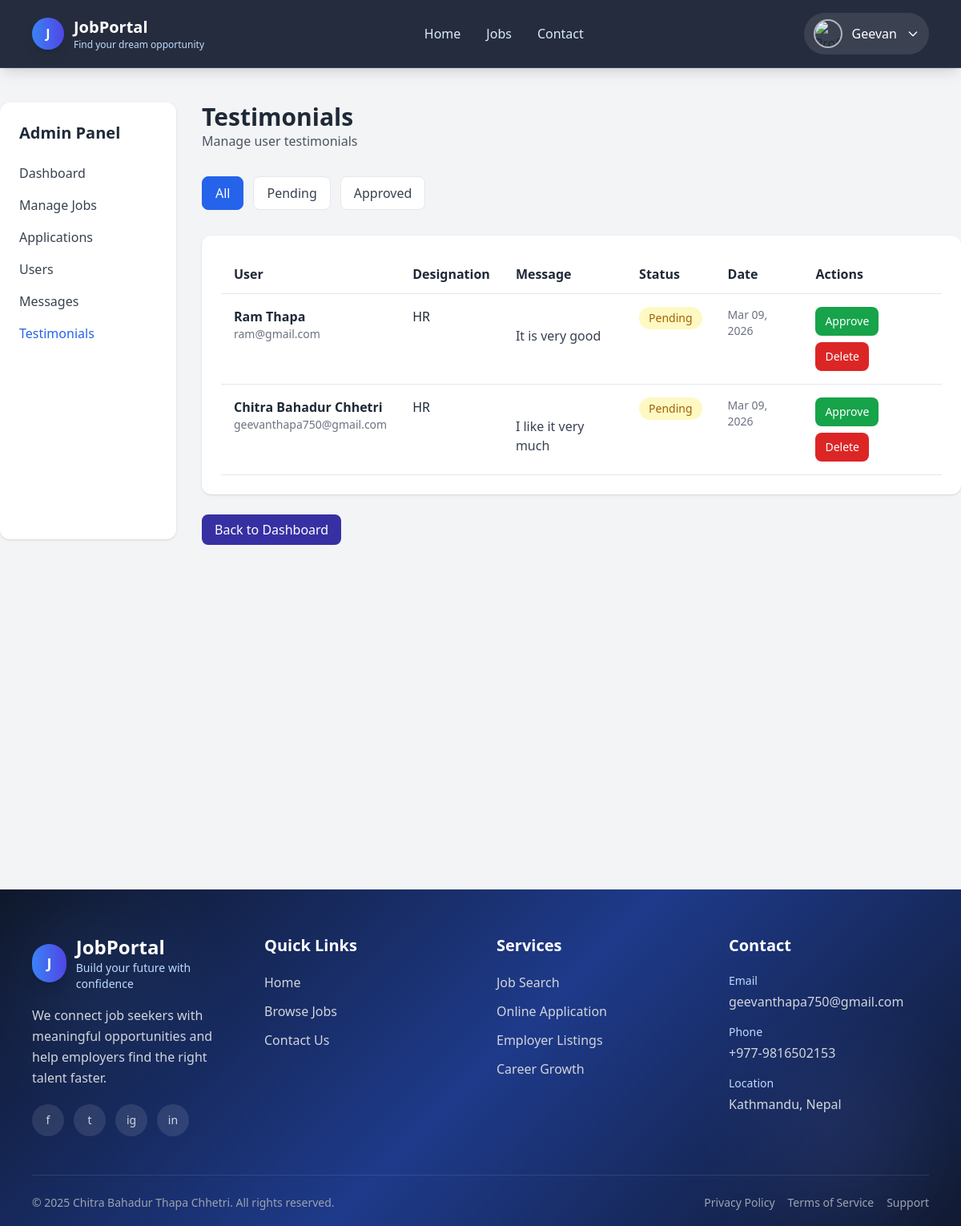
The app's page /dashboard/admin/testimonials/ (signed in) with its own data.
### jobs/models.py (models this page shows, shortened)
class Testimonial(models.Model):
    user = models.ForeignKey(User, on_delete=models.CASCADE, related_name='testimonials')
    designation = models.CharField(max_length=100)
    message = models.TextField()
    is_approved = models.BooleanField(default=False)
    created_at = models.DateTimeField(auto_now_add=True)

### jobs/views.py (the view)
# urls.py: path('dashboard/admin/testimonials/', views.admin_testimonials, name='admin_testimonials'),
@staff_member_required(login_url='login')
def admin_testimonials(request):
    status = request.GET.get('status')
    testimonials = Testimonial.objects.select_related('user').order_by('-created_at')
    if status == 'pending':
        testimonials = testimonials.filter(is_approved=False)
    elif status == 'approved':
        testimonials = testimonials.filter(is_approved=True)
    return render(request, 'jobs/admin/admin_testimonials.html', {
        'testimonials': testimonials,
        'status': status
    })

### jobs/context_processors.py (called while the page is built)
def user_profile(request):
    if request.user.is_authenticated:
        profile, _ = Profile.objects.get_or_create(user=request.user)
        return {'profile': profile}
    return {}

### jobs/templates/jobs/admin/admin_testimonials.html
{% extends "jobs/base.html" %}
{% load static %}
{% block content %}
<div class="flex flex-col lg:flex-row gap-8">
    <aside class="w-full lg:w-64 bg-white rounded-xl shadow p-6">
        <h2 class="text-xl font-bold mb-6">Admin Panel</h2>
        <nav class="space-y-4">
            <a href="{% url 'admin_dashboard' %}" class="block text-gray-700 hover:text-blue-600">Dashboard</a>
            <a href="{% url 'admin_jobs' %}" class="block text-gray-700 hover:text-blue-600">Manage Jobs</a>
            <a href="{% url 'admin_applications' %}" class="block text-gray-700 hover:text-blue-600">Applications</a>
            <a href="{% url 'admin_users' %}" class="block text-gray-700 hover:text-blue-600">Users</a>
            <a href="{% url 'admin_messages' %}" class="block text-gray-700 hover:text-blue-600">Messages</a>
            <a href="{% url 'admin_testimonials' %}" class="block font-medium text-blue-600">Testimonials</a>
        </nav>
    </aside>
    <main class="flex-1 space-y-8">
        <div>
            <h1 class="text-3xl font-bold">Testimonials</h1>
            <p class="text-gray-600">Manage user testimonials</p>
        </div>
        <div class="flex flex-wrap gap-3">
            <a href="{% url 'admin_testimonials' %}"
               class="px-4 py-2 rounded-lg border {% if not status %}bg-blue-600 text-white border-blue-600{% else %}bg-white text-gray-700{% endif %}">
                All
            </a>
            <a href="{% url 'admin_testimonials' %}?status=pending"
               class="px-4 py-2 rounded-lg border {% if status == 'pending' %}bg-yellow-500 text-white border-yellow-500{% else %}bg-white text-gray-700{% endif %}">
                Pending
            </a>
            <a href="{% url 'admin_testimonials' %}?status=approved"
               class="px-4 py-2 rounded-lg border {% if status == 'approved' %}bg-green-600 text-white border-green-600{% else %}bg-white text-gray-700{% endif %}">
                Approved
            </a>
        </div>
        <section class="bg-white rounded-xl shadow p-6 overflow-x-auto">
            {% if testimonials %}
                <table class="w-full min-w-[900px] text-left border-collapse">
                    <thead>
                        <tr class="border-b">
                            <th class="py-3 px-4">User</th>
                            <th class="py-3 px-4">Designation</th>
                            <th class="py-3 px-4">Message</th>
                            <th class="py-3 px-4">Status</th>
                            <th class="py-3 px-4">Date</th>
                            <th class="py-3 px-4">Actions</th>
                        </tr>
                    </thead>
                    <tbody>
                        {% for testimonial in testimonials %}
                            <tr class="border-b align-top">
                                <td class="py-4 px-4">
                                    <div class="font-semibold text-gray-800">
                                        {{ testimonial.user.get_full_name|default:testimonial.user.username }}
                                    </div>
                                    <div class="text-sm text-gray-500">
                                        {{ testimonial.user.email }}
                                    </div>
                                </td>
                                <td class="py-4 px-4">{{ testimonial.designation }}</td>
                                <td class="py-4 px-4 max-w-md">
                                    <p class="text-gray-700 whitespace-pre-line">
                                        {{ testimonial.message }}
                                    </p>
                                </td>
                                <td class="py-4 px-4">
                                    {% if testimonial.is_approved %}
                                        <span class="inline-block px-3 py-1 text-sm rounded-full bg-green-100 text-green-700">
                                            Approved
                                        </span>
                                    {% else %}
                                        <span class="inline-block px-3 py-1 text-sm rounded-full bg-yellow-100 text-yellow-700">
                                            Pending
                                        </span>
                                    {% endif %}
                                </td>
                                <td class="py-4 px-4 text-sm text-gray-500">
                                    {{ testimonial.created_at|date:"M d, Y" }}
                                </td>
                                <td class="py-4 px-4">
                                    <div class="flex flex-wrap gap-2">
                                        {% if not testimonial.is_approved %}
                                            <a href="{% url 'approve_testimonial' testimonial.id %}"
                                               class="px-3 py-2 bg-green-600 text-white rounded-lg text-sm hover:bg-green-700">
                                                Approve
                                            </a>
                                        {% else %}
                                            <a href="{% url 'unapprove_testimonial' testimonial.id %}"
                                               class="px-3 py-2 bg-yellow-500 text-white rounded-lg text-sm hover:bg-yellow-600">
                                                Unapprove
                                            </a>
                                        {% endif %}
                                        <a href="{% url 'delete_testimonial' testimonial.id %}"
                                           class="px-3 py-2 bg-red-600 text-white rounded-lg text-sm hover:bg-red-700"
                                           onclick="return confirm('Are you sure you want to delete this testimonial?');">
                                            Delete
                                        </a>
                                    </div>
                                </td>
                            </tr>
                        {% endfor %}
                    </tbody>
                </table>
            {% else %}
                <p class="text-gray-500 text-center py-8">No testimonials found.</p>
            {% endif %}
        </section>
        <div>
            <a href="{% url 'admin_dashboard' %}" class="px-4 py-2 bg-indigo-800 text-white rounded-lg hover:bg-indigo-700">
                Back to Dashboard
            </a>
        </div>
    </main>
</div>
{% endblock %}

### jobs/templates/jobs/base.html (shortened to what this page needs)
<!doctype html>
<html lang="en">
  <head>
    <script src="https://cdn.tailwindcss.com"></script>
  </head>
  <body class="bg-gray-100 text-gray-800 overflow-x-hidden">
    <nav
      x-data="{ isOpen: false, profileOpen: false }"
      class="fixed top-0 left-0 w-full z-50 border-b border-blue-400/20 nav-glass shadow-lg"
    >
      <div class="w-full px-4 sm:px-6 lg:px-10 xl:px-12">
        <div class="flex items-center justify-between py-4">
          <a href="{% url 'home' %}" class="flex items-center gap-3">
            <div class="w-10 h-10 rounded-full bg-gradient-to-r from-blue-500 to-indigo-600 flex items-center justify-center text-white font-bold shadow-lg">
              J
            </div>
            <div>
              <h1 class="text-lg sm:text-xl font-bold text-white leading-tight">JobPortal</h1>
              <p class="text-xs text-blue-200 hidden sm:block">Find your dream opportunity</p>
            </div>
          </a>
          <div class="hidden md:flex items-center space-x-8">
            <a href="{% url 'home' %}" class="text-blue-100 hover:text-white font-medium transition">Home</a>
            <a href="{% url 'job_list' %}" class="text-blue-100 hover:text-white font-medium transition">Jobs</a>
            <a href="{% url 'contact' %}" class="text-blue-100 hover:text-white font-medium transition">Contact</a>
          </div>
          <div class="flex items-center gap-3 sm:gap-4">
            {% if user.is_authenticated %}
            <div class="relative">
              <button
                @click="profileOpen = !profileOpen"
                class="flex items-center gap-2 sm:gap-3 focus:outline-none bg-white/10 hover:bg-white/20 px-2 sm:px-3 py-2 rounded-full transition"
              >
                <img
                  src="{% if profile and profile.photo %}{{ profile.photo.url }}{% else %}https://ui-avatars.com/api/?name={{ user.get_full_name|default:user.username }}{% endif %}"
                  class="w-9 h-9 rounded-full object-cover border-2 border-white/60"
                  alt="Profile"
                />
                <span class="hidden sm:inline text-white font-medium max-w-[120px] truncate">
                  {{ user.first_name|default:user.username }}
                </span>
                <svg class="w-4 h-4 text-white hidden sm:block" fill="none" stroke="currentColor" viewBox="0 0 24 24">
                  <path stroke-linecap="round" stroke-linejoin="round" stroke-width="2" d="M19 9l-7 7-7-7"></path>
                </svg>
              </button>
            </div>
            {% endif %}
          </div>
        </div>
      </div>
    </nav>
    <main class="w-full mt-28 sm:mt-32 min-h-[60vh]">
      {% block content %}{% endblock %}
    </main>
    <footer class="footer-gradient text-gray-300 mt-16 relative overflow-hidden">
      <div class="absolute inset-0 opacity-10">
        <div class="absolute top-10 left-10 w-40 h-40 bg-blue-400 rounded-full blur-3xl"></div>
        <div class="absolute bottom-10 right-10 w-52 h-52 bg-indigo-400 rounded-full blur-3xl"></div>
      </div>
      <div class="relative w-full px-4 sm:px-6 lg:px-10 xl:px-12 py-14">
        <div class="grid grid-cols-1 sm:grid-cols-2 lg:grid-cols-4 gap-10">
          <div class="sm:col-span-2 lg:col-span-1">
            <div class="flex items-center gap-3 mb-4">
              <div class="w-12 h-12 rounded-full bg-gradient-to-r from-blue-500 to-indigo-600 flex items-center justify-center text-white font-bold text-lg shadow-lg">
                J
              </div>
              <div>
                <h2 class="text-2xl font-bold text-white">JobPortal</h2>
                <p class="text-sm text-blue-200">Build your future with confidence</p>
              </div>
            </div>
            <p class="text-gray-300 leading-relaxed mb-5">
              We connect job seekers with meaningful opportunities and help employers find the right talent faster.
            </p>
            <div class="flex items-center gap-3">
              <a href="#" class="social-icon w-10 h-10 rounded-full bg-white/10 hover:bg-blue-600 flex items-center justify-center">
                <span class="text-sm">f</span>
              </a>
              <a href="#" class="social-icon w-10 h-10 rounded-full bg-white/10 hover:bg-sky-500 flex items-center justify-center">
                <span class="text-sm">t</span>
              </a>
              <a href="#" class="social-icon w-10 h-10 rounded-full bg-white/10 hover:bg-pink-600 flex items-center justify-center">
                <span class="text-sm">ig</span>
              </a>
              <a href="#" class="social-icon w-10 h-10 rounded-full bg-white/10 hover:bg-blue-700 flex items-center justify-center">
                <span class="text-sm">in</span>
              </a>
            </div>
          </div>
          <div>
            <h3 class="text-xl font-semibold text-white mb-5">Quick Links</h3>
            <ul class="space-y-3">
              <li><a href="{% url 'home' %}" class="footer-link text-gray-300 hover:text-white inline-block">Home</a></li>
              <li><a href="{% url 'job_list' %}" class="footer-link text-gray-300 hover:text-white inline-block">Browse Jobs</a></li>
              <li><a href="{% url 'contact' %}" class="footer-link text-gray-300 hover:text-white inline-block">Contact Us</a></li>
            </ul>
          </div>
          <div>
            <h3 class="text-xl font-semibold text-white mb-5">Services</h3>
            <ul class="space-y-3">
              <li class="text-gray-300">Job Search</li>
              <li class="text-gray-300">Online Application</li>
              <li class="text-gray-300">Employer Listings</li>
              <li class="text-gray-300">Career Growth</li>
            </ul>
          </div>
          <div>
            <h3 class="text-xl font-semibold text-white mb-5">Contact</h3>
            <div class="space-y-4">
              <div>
                <p class="text-sm text-blue-200 mb-1">Email</p>
                <p class="text-gray-300 break-all">geevanthapa750@gmail.com</p>
              </div>
              <div>
                <p class="text-sm text-blue-200 mb-1">Phone</p>
                <p class="text-gray-300">+977-9816502153</p>
              </div>
              <div>
                <p class="text-sm text-blue-200 mb-1">Location</p>
                <p class="text-gray-300">Kathmandu, Nepal</p>
              </div>
            </div>
          </div>
        </div>
        <div class="border-t border-white/10 mt-12 pt-6 flex flex-col md:flex-row items-center justify-between gap-4 text-sm text-gray-400">
          <p class="text-center md:text-left">
            &copy; 2025 Chitra Bahadur Thapa Chhetri. All rights reserved.
          </p>
          <div class="flex flex-wrap justify-center gap-4">
            <a href="#" class="hover:text-white transition">Privacy Policy</a>
            <a href="#" class="hover:text-white transition">Terms of Service</a>
            <a href="#" class="hover:text-white transition">Support</a>
          </div>
        </div>
      </div>
    </footer>
  </body>
</html>

### jobs/templates/jobs/base.html (style rules this page uses)
html { scroll-behavior: smooth; }
body { min-height: 100vh; margin: 0; padding: 0; }
.footer-gradient { background: linear-gradient(135deg, #0f172a 0%, #1e3a8a 50%, #0f172a 100%); }
.nav-glass { background: rgba(15, 23, 42, 0.9); backdrop-filter: blur(14px); }
.footer-link { transition: all 0.3s ease; }
.social-icon { transition: all 0.3s ease; }

### records on screen
Testimonial: user.get_full_name "Ram Thapa", user.email "ram@gmail.com", designation "HR", message "It is very good", is_approved "Pending", created_at "Mar 09, 2026"
Testimonial: user.get_full_name "Chitra Bahadur Chhetri", user.email "geevanthapa750@gmail.com", designation "HR", message "I like it very much", is_approved "Pending", created_at "Mar 09, 2026"

### other values on screen
{{ user.first_name|default:user.username }} "Geevan"
